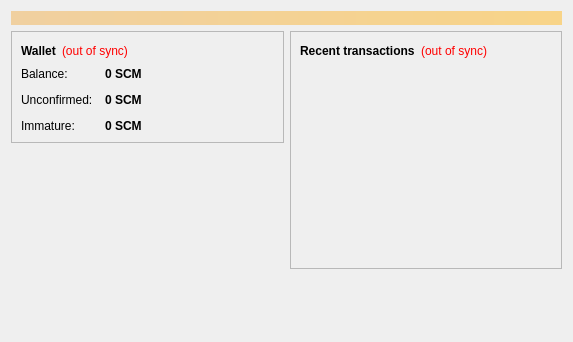
<?xml version="1.0" encoding="UTF-8"?>
<ui version="4.0">
 <class>OverviewPage</class>
 <widget class="QWidget" name="OverviewPage">
  <property name="geometry">
   <rect>
    <x>0</x>
    <y>0</y>
    <width>573</width>
    <height>342</height>
   </rect>
  </property>
  <property name="windowTitle">
   <string>Form</string>
  </property>
  <layout class="QVBoxLayout" name="topLayout">
   <item>
    <widget class="QLabel" name="labelAlerts">
     <property name="visible">
      <bool>false</bool>
     </property>
     <property name="styleSheet">
      <string notr="true">background-color: qlineargradient(x1: 0, y1: 0, x2: 1, y2: 0, stop:0 #F0D0A0, stop:1 #F8D488); color:#000000;</string>
     </property>
     <property name="wordWrap">
      <bool>true</bool>
     </property>
     <property name="margin">
      <number>3</number>
     </property>
    </widget>
   </item>
   <item>
    <layout class="QHBoxLayout" name="horizontalLayout" stretch="1,1">
     <item>
      <layout class="QVBoxLayout" name="verticalLayout_2">
       <item>
        <widget class="QFrame" name="frame">
         <property name="frameShape">
          <enum>QFrame::StyledPanel</enum>
         </property>
         <property name="frameShadow">
          <enum>QFrame::Raised</enum>
         </property>
         <layout class="QVBoxLayout" name="verticalLayout_4">
          <item>
           <layout class="QHBoxLayout" name="horizontalLayout_4">
            <item>
             <widget class="QLabel" name="label_5">
              <property name="font">
               <font>
                <weight>75</weight>
                <bold>true</bold>
               </font>
              </property>
              <property name="text">
               <string>Wallet</string>
              </property>
             </widget>
            </item>
            <item>
             <widget class="QLabel" name="labelWalletStatus">
              <property name="toolTip">
               <string>The displayed information may be out of date. Your wallet automatically synchronizes with the Scamcoin network after a connection is established, but this process has not completed yet.</string>
              </property>
              <property name="styleSheet">
               <string notr="true">QLabel { color: red; }</string>
              </property>
              <property name="text">
               <string notr="true">(out of sync)</string>
              </property>
              <property name="alignment">
               <set>Qt::AlignLeading|Qt::AlignLeft|Qt::AlignVCenter</set>
              </property>
             </widget>
            </item>
            <item>
             <spacer name="horizontalSpacer_2">
              <property name="orientation">
               <enum>Qt::Horizontal</enum>
              </property>
              <property name="sizeHint" stdset="0">
               <size>
                <width>40</width>
                <height>20</height>
               </size>
              </property>
             </spacer>
            </item>
           </layout>
          </item>
          <item>
           <layout class="QFormLayout" name="formLayout_2">
            <property name="fieldGrowthPolicy">
             <enum>QFormLayout::AllNonFixedFieldsGrow</enum>
            </property>
            <property name="horizontalSpacing">
             <number>12</number>
            </property>
            <property name="verticalSpacing">
             <number>12</number>
            </property>
            <item row="0" column="0">
             <widget class="QLabel" name="label">
              <property name="text">
               <string>Balance:</string>
              </property>
             </widget>
            </item>
            <item row="0" column="1">
             <widget class="QLabel" name="labelBalance">
              <property name="font">
               <font>
                <weight>75</weight>
                <bold>true</bold>
               </font>
              </property>
              <property name="cursor">
               <cursorShape>IBeamCursor</cursorShape>
              </property>
              <property name="toolTip">
               <string>Your current balance</string>
              </property>
              <property name="text">
               <string notr="true">0 SCM</string>
              </property>
              <property name="textInteractionFlags">
               <set>Qt::LinksAccessibleByMouse|Qt::TextSelectableByKeyboard|Qt::TextSelectableByMouse</set>
              </property>
             </widget>
            </item>
            <item row="1" column="0">
             <widget class="QLabel" name="label_3">
              <property name="text">
               <string>Unconfirmed:</string>
              </property>
             </widget>
            </item>
            <item row="1" column="1">
             <widget class="QLabel" name="labelUnconfirmed">
              <property name="font">
               <font>
                <weight>75</weight>
                <bold>true</bold>
               </font>
              </property>
              <property name="cursor">
               <cursorShape>IBeamCursor</cursorShape>
              </property>
              <property name="toolTip">
               <string>Total of transactions that have yet to be confirmed, and do not yet count toward the current balance</string>
              </property>
              <property name="text">
               <string notr="true">0 SCM</string>
              </property>
              <property name="textInteractionFlags">
               <set>Qt::LinksAccessibleByMouse|Qt::TextSelectableByKeyboard|Qt::TextSelectableByMouse</set>
              </property>
             </widget>
            </item>
            <item row="2" column="0">
             <widget class="QLabel" name="labelImmatureText">
              <property name="text">
               <string>Immature:</string>
              </property>
             </widget>
            </item>
            <item row="2" column="1">
             <widget class="QLabel" name="labelImmature">
              <property name="font">
               <font>
                <weight>75</weight>
                <bold>true</bold>
               </font>
              </property>
              <property name="toolTip">
               <string>Mined balance that has not yet matured</string>
              </property>
              <property name="text">
               <string notr="true">0 SCM</string>
              </property>
              <property name="textInteractionFlags">
               <set>Qt::LinksAccessibleByMouse|Qt::TextSelectableByKeyboard|Qt::TextSelectableByMouse</set>
              </property>
             </widget>
            </item>
           </layout>
          </item>
         </layout>
        </widget>
       </item>
       <item>
        <spacer name="verticalSpacer">
         <property name="orientation">
          <enum>Qt::Vertical</enum>
         </property>
         <property name="sizeHint" stdset="0">
          <size>
           <width>20</width>
           <height>40</height>
          </size>
         </property>
        </spacer>
       </item>
      </layout>
     </item>
     <item>
      <layout class="QVBoxLayout" name="verticalLayout_3">
       <item>
        <widget class="QFrame" name="frame_2">
         <property name="frameShape">
          <enum>QFrame::StyledPanel</enum>
         </property>
         <property name="frameShadow">
          <enum>QFrame::Raised</enum>
         </property>
         <layout class="QVBoxLayout" name="verticalLayout">
          <item>
           <layout class="QHBoxLayout" name="horizontalLayout_2">
            <item>
             <widget class="QLabel" name="label_4">
              <property name="text">
               <string>&lt;b&gt;Recent transactions&lt;/b&gt;</string>
              </property>
             </widget>
            </item>
            <item>
             <widget class="QLabel" name="labelTransactionsStatus">
              <property name="toolTip">
               <string>The displayed information may be out of date. Your wallet automatically synchronizes with the Scamcoin network after a connection is established, but this process has not completed yet.</string>
              </property>
              <property name="styleSheet">
               <string notr="true">QLabel { color: red; }</string>
              </property>
              <property name="text">
               <string notr="true">(out of sync)</string>
              </property>
              <property name="alignment">
               <set>Qt::AlignRight|Qt::AlignTrailing|Qt::AlignVCenter</set>
              </property>
             </widget>
            </item>
            <item>
             <spacer name="horizontalSpacer">
              <property name="orientation">
               <enum>Qt::Horizontal</enum>
              </property>
              <property name="sizeHint" stdset="0">
               <size>
                <width>40</width>
                <height>20</height>
               </size>
              </property>
             </spacer>
            </item>
           </layout>
          </item>
          <item>
           <widget class="QListView" name="listTransactions">
            <property name="styleSheet">
             <string notr="true">QListView { background: transparent; }</string>
            </property>
            <property name="frameShape">
             <enum>QFrame::NoFrame</enum>
            </property>
            <property name="verticalScrollBarPolicy">
             <enum>Qt::ScrollBarAlwaysOff</enum>
            </property>
            <property name="horizontalScrollBarPolicy">
             <enum>Qt::ScrollBarAlwaysOff</enum>
            </property>
            <property name="selectionMode">
             <enum>QAbstractItemView::NoSelection</enum>
            </property>
           </widget>
          </item>
         </layout>
        </widget>
       </item>
       <item>
        <spacer name="verticalSpacer_2">
         <property name="orientation">
          <enum>Qt::Vertical</enum>
         </property>
         <property name="sizeHint" stdset="0">
          <size>
           <width>20</width>
           <height>40</height>
          </size>
         </property>
        </spacer>
       </item>
      </layout>
     </item>
    </layout>
   </item>
  </layout>
 </widget>
 <resources/>
 <connections/>
</ui>
